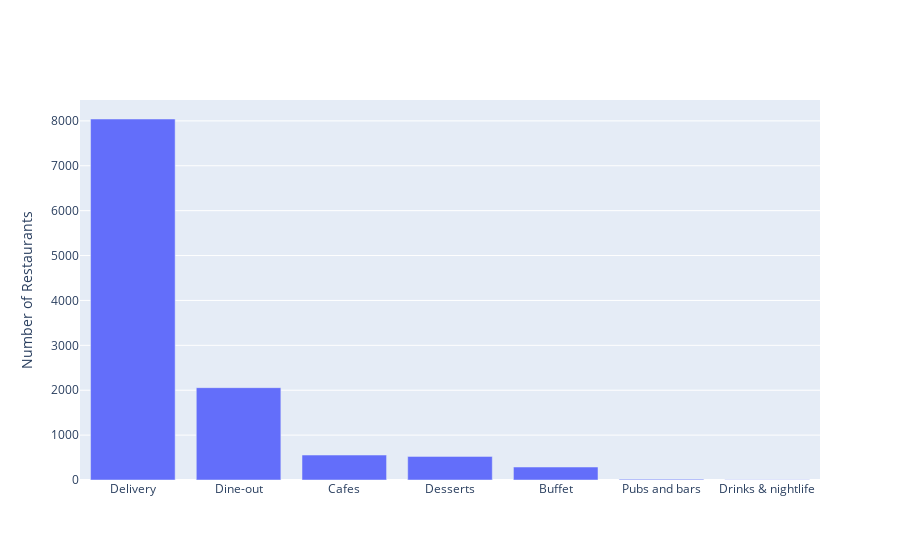

The notebook cell saved with this chart:
### Code cell
# Plot the listed restaurant types

trace1 = go.Bar(
    x = df_zom['listed_in(type)'].value_counts().keys(),
    y = df_zom['listed_in(type)'].value_counts())
data1 = [trace1]
layout = go.Layout(barmode = "group",
                   yaxis=dict(title="Number of Restaurants"))
fig = go.Figure(data = data1, layout = layout)
fig.show()

### Figure 1 — Plotly figure (JSON) as saved in the notebook; plotly's stock layout.template omitted (floating-point values rounded to 4 significant figures)
{"data": [{"type": "bar", "x": ["Delivery", "Dine-out", "Cafes", "Desserts", "Buffet", "Pubs and bars", "Drinks & nightlife"], "y": [8042, 2057, 556, 526, 289, 19, 6]}], "layout": {"barmode": "group", "yaxis": {"title": {"text": "Number of Restaurants"}}}}
